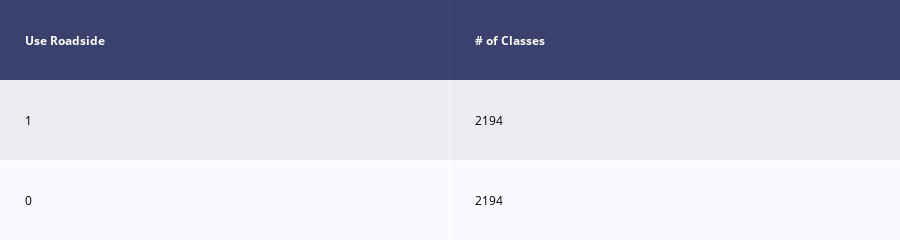

Write notebook code for a chart like this one.
### Code cell
# Down sample Majority Class To Match Minority Class
# Indicies of each class' observations

np.random.seed(42)
count_class_1, count_class_0 = df_prediction[var_to_predict[0]].value_counts()

# Divide by class
df_class_0 = df_prediction[df_prediction[var_to_predict[0]] == 0]
df_class_1 = df_prediction[df_prediction[var_to_predict[0]] == 1]

df_class_1_down = df_class_1.sample(count_class_0, replace=True)
df_test_down = pd.concat([df_class_0, df_class_1_down], axis=0)

print('Random down-sampling:')
print(df_test_down[var_to_predict[0]].value_counts())

draw_col_shape(df_test_down,var_to_predict)
plt.show()

### Figure 1 — Plotly figure (JSON) as saved in the notebook; plotly's stock layout.template omitted (floating-point values rounded to 4 significant figures)
{"data": [{"colorscale": [[0, "#00083e"], [0.5, "#ededee"], [1, "#ffffff"]], "hoverinfo": "none", "opacity": 0.75, "showscale": false, "type": "heatmap", "z": [[0, 0], [0.5, 0.5], [1, 1]]}], "layout": {"annotations": [{"align": "left", "font": {"color": "#ffffff"}, "showarrow": false, "text": "<b>Use Roadside</b>", "x": -0.45, "xanchor": "left", "xref": "x", "y": 0, "yref": "y"}, {"align": "left", "font": {"color": "#ffffff"}, "showarrow": false, "text": "<b># of Classes</b>", "x": 0.55, "xanchor": "left", "xref": "x", "y": 0, "yref": "y"}, {"align": "left", "font": {"color": "#000000"}, "showarrow": false, "text": "1", "x": -0.45, "xanchor": "left", "xref": "x", "y": 1, "yref": "y"}, {"align": "left", "font": {"color": "#000000"}, "showarrow": false, "text": "2194", "x": 0.55, "xanchor": "left", "xref": "x", "y": 1, "yref": "y"}, {"align": "left", "font": {"color": "#000000"}, "showarrow": false, "text": "0", "x": -0.45, "xanchor": "left", "xref": "x", "y": 2, "yref": "y"}, {"align": "left", "font": {"color": "#000000"}, "showarrow": false, "text": "2194", "x": 0.55, "xanchor": "left", "xref": "x", "y": 2, "yref": "y"}], "height": 140, "margin": {"b": 0, "l": 0, "r": 0, "t": 0}, "xaxis": {"dtick": 1, "gridwidth": 2, "showticklabels": false, "tick0": -0.5, "ticks": "", "zeroline": false}, "yaxis": {"autorange": "reversed", "dtick": 1, "gridwidth": 2, "showticklabels": false, "tick0": 0.5, "ticks": "", "zeroline": false}}}
